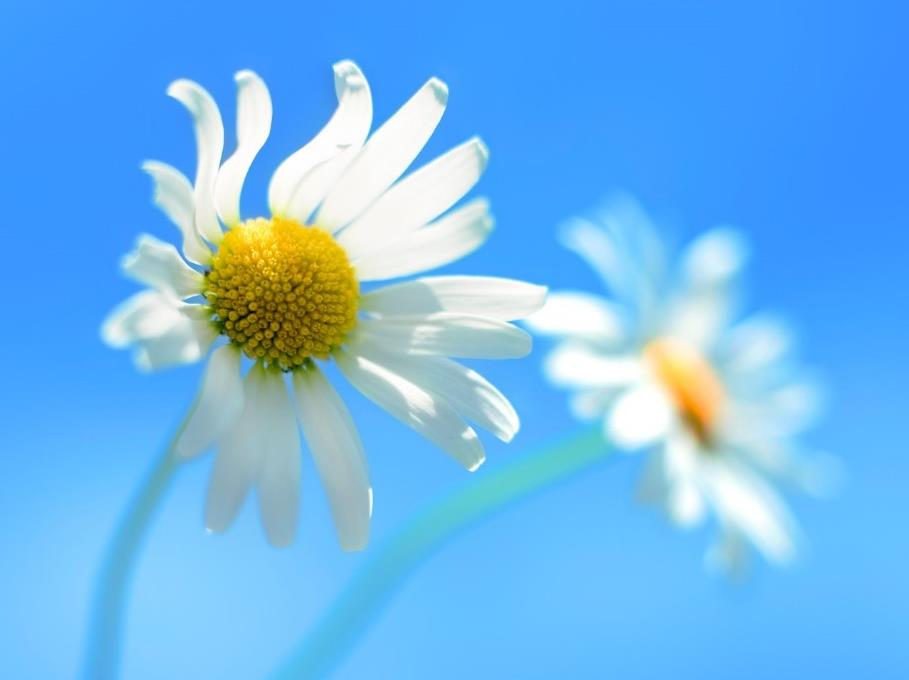
#> input picture imgs/4.jpg, 909 x 680 px
$ python demo10.py
#> lines starting #> are read from the running program, lines starting #| are printed output that depends on the picture
# 浮雕效果
import cv2
import numpy as np
img = cv2.imread('../imgs/4.jpg',1)
#> img is the input picture: shape (680, 909, 3); mean B, G, R 237, 182.6, 111.4
imgInfo = img.shape
#> imgInfo = (680, 909, 3)
height = imgInfo[0]
#> height = 680
width = imgInfo[1]
#> width = 909
gray = cv2.cvtColor(img,cv2.COLOR_BGR2GRAY)
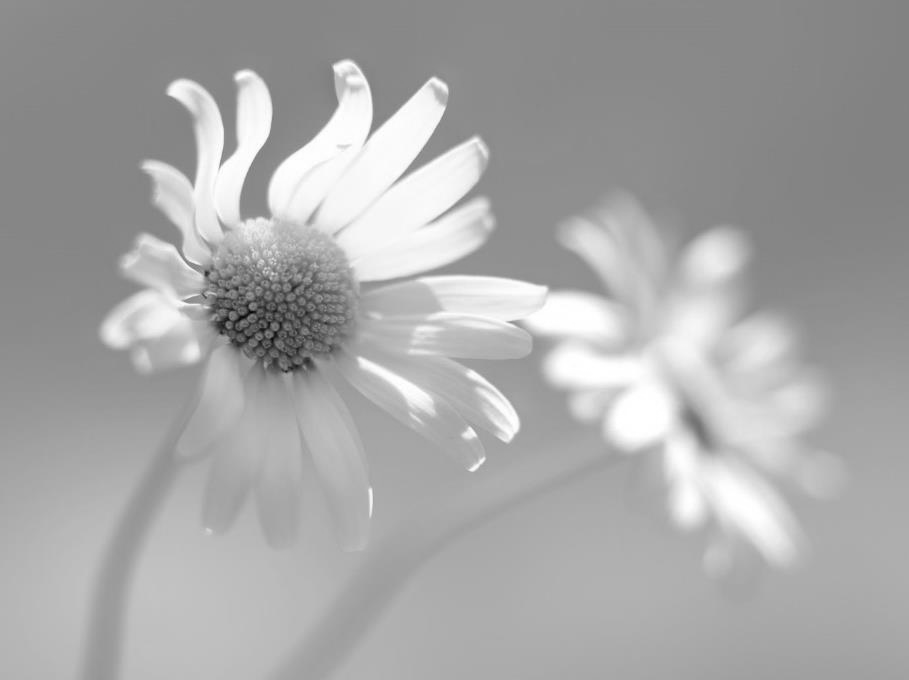
#> gray: shape (680, 909); min 4, max 255, mean 167.6
# newP = gray0-gray1+150
dst = np.zeros((height,width,1),np.uint8)
for i in range(0,height):
    for j in range(0,width-1):
        grayP0 = int(gray[i,j])
        grayP1 = int(gray[i,j+1])
        newP = grayP0-grayP1+150
        if newP > 255:
            newP = 255
        if newP < 0:
            newP = 0
        dst[i,j] = newP
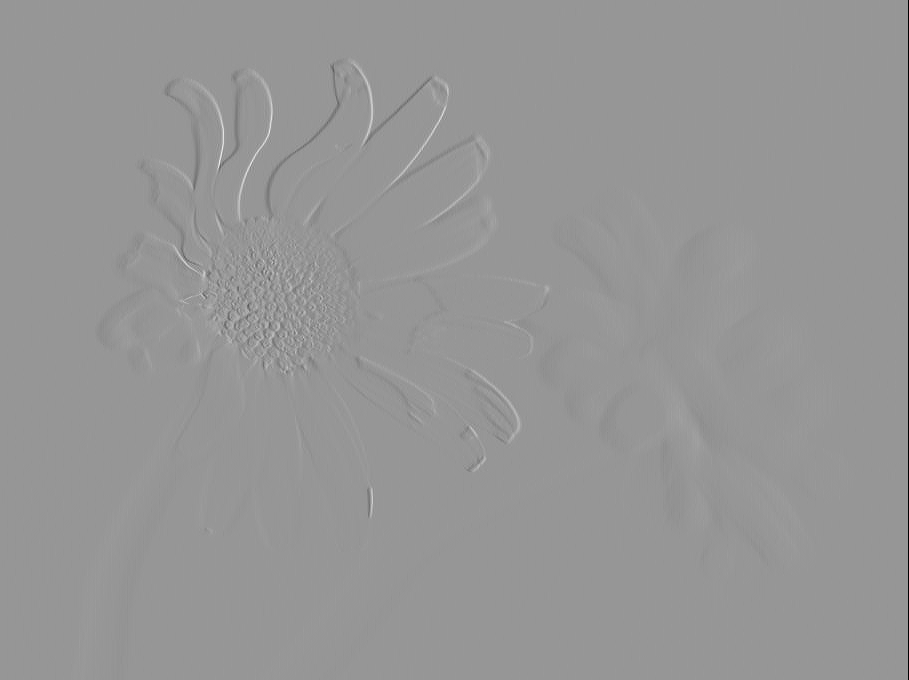
#> dst: shape (680, 909, 1); min 0, max 238, mean 149.8
cv2.imshow('dst',dst)
cv2.waitKey(0)

$ run again, with imgs/1.jpg copied over imgs/4.jpg
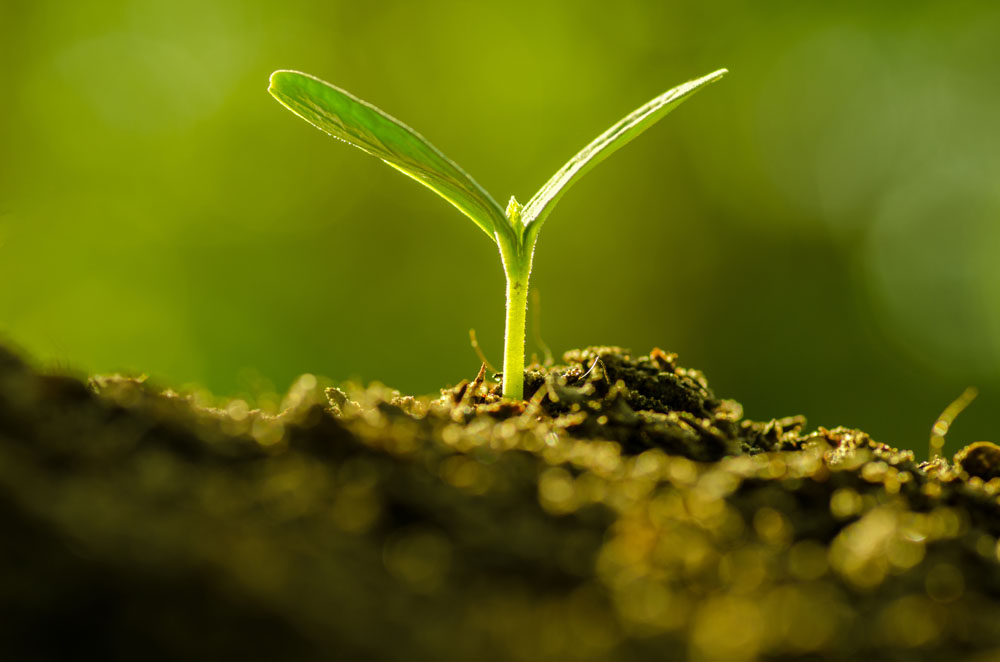
#> input picture imgs/1.jpg, 1000 x 662 px
#> img is the input picture: shape (662, 1000, 3); mean B, G, R 9.3, 100, 93.7
#> `gray = cv2.cvtColor(img,cv2.COLOR_BGR2GRAY)`:
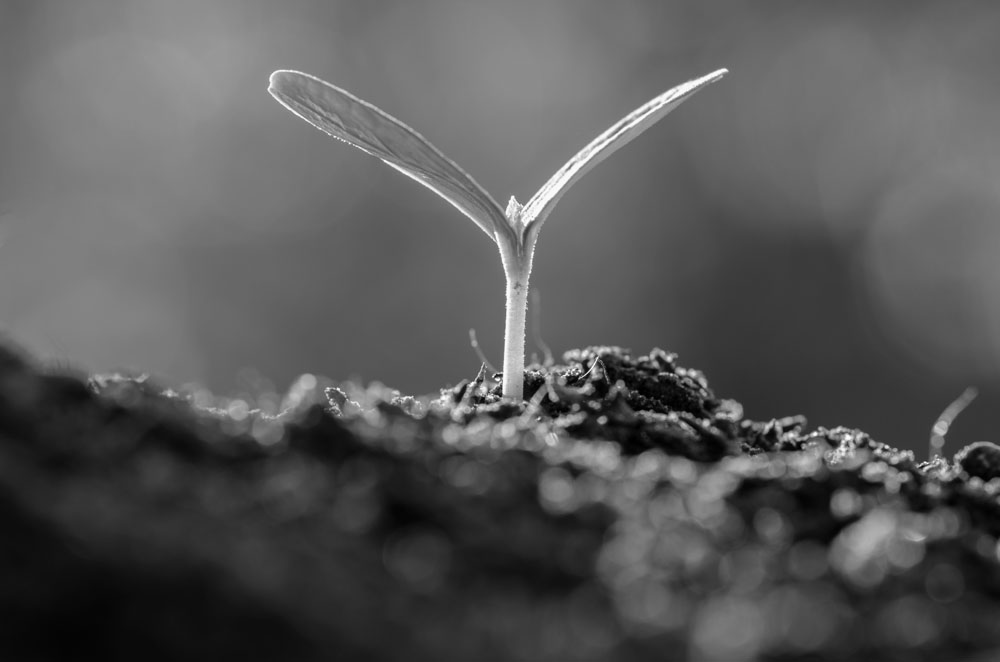
#> gray: shape (662, 1000); min 0, max 254, mean 87.7
#> after the loop `for i in range(0,height):`:
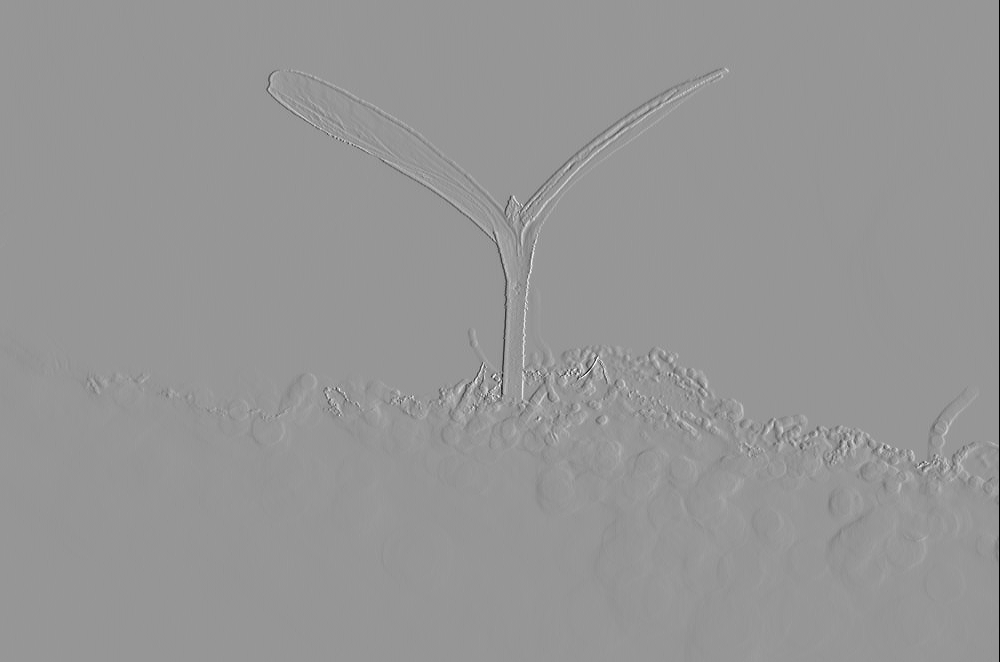
#> dst: shape (662, 1000, 1); min 0, max 255, mean 149.8
